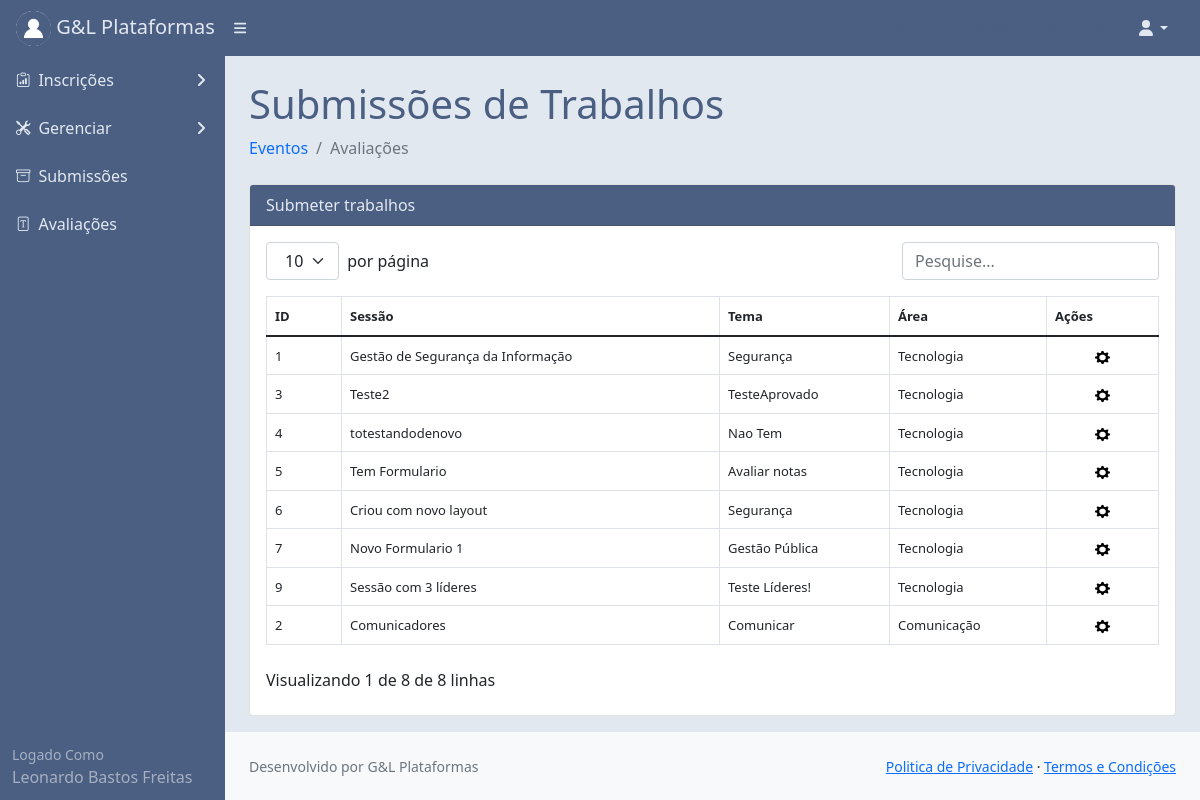
The app's page /submissoes/ (signed in) with its own data.
### core/models.py (models this page shows)
class Usuariocd(models.Model):
    cpf = models.CharField(max_length=11)
    nome = models.CharField(max_length=300)
    cep = models.CharField(max_length=8)
    nascimento = models.DateField()
    email = models.EmailField()
    endereco = models.CharField(max_length=500)
    cidade = models.CharField(max_length=150)
    bairro = models.CharField(max_length=150)
    pais = models.CharField(max_length=150)
    instituicao = models.CharField(max_length=150)
    cmp = models.CharField(max_length=3)
    categ = models.CharField(max_length=150)
    cinfo = models.CharField(max_length=3)
    gestor_plataforma = models.CharField(max_length=3)
    autor = models.CharField(max_length=3)
    avaliador = models.CharField(max_length=3)
    lider = models.CharField(max_length=3)
    id_usuario = models.BigIntegerField()
    contato = models.BigIntegerField(null=True)
    perfil = models.FileField(upload_to='')

class Sessoes(models.Model):
    data_criacao = models.DateTimeField(auto_now=True)
    nome = models.CharField(max_length=150)
    descricao = models.CharField(max_length=150)
    lider = models.CharField(max_length=150)
    tema = models.CharField(max_length=150)
    formulario = models.BigIntegerField()
    id_evento= models.BigIntegerField()
    identificador = models.CharField(max_length=150)

class Evento(models.Model):
    nome = models.CharField(max_length=150)
    cidade = models.CharField(max_length=150)
    estado = models.CharField(max_length=5)
    data_evento = models.DateTimeField()
    modalidade = models.CharField(max_length=150)
    status = models.CharField(max_length=30)
    data_criacao = models.DateTimeField(auto_now=True)
    logo = models.FileField(upload_to='')
    def get_data_evento(self):
        return self.data_evento.strftime('%d/%m/%Y às %H:%M')

### core/views.py (the view)
# urls.py: path('submissoes/', views.submissoes),
@login_required(login_url='/login/')
def submissoes(request):
    meuid = User.objects.filter(username=request.user)
    for m in meuid:
        mid = m.id
    usuarios = Usuariocd.objects.filter(id_usuario=mid)
    eventos = Evento.objects.filter(status='andamento')
    sessao = Sessoes.objects.all()
    dados = {'eventos': eventos,
             'usuarios': usuarios,
             'sessao':sessao}
    return render(request, 'submissoes.html', dados)

### templates/submissoes.html (shortened to what this page needs)
{% extends 'base.html' %}
{% load static %}
{% block content %}
<div id="layoutSidenav_content" style="background:#e2e8f0;">
                <main>
                    <div class="container-fluid px-4">
                        <h1 class="mt-4" style="color:#4B5F83;">Submissões de Trabalhos</h1>
                        <ol class="breadcrumb mb-4">
                            <li class="breadcrumb-item">
                                <a href="#" style="text-decoration:none;">Eventos</a></li>
                            <li class="breadcrumb-item active">Avaliações</li>
                        </ol>
                                <p class="mb-0">
                                  <div class="card">
                                 <div class="card-header" style="background:#4B5F83;color:#e2e8f0;">
                                     Submeter trabalhos
                                 </div>
                                <div class="card-body">
                                  <table class="table " id="datatablesSimple">
                                    <thead>
                                        <tr>
                                             <th><font size="2px">ID</font></th>
                                            <th><font size="2px">Sessão</font></th>
                                            <th><font size="2px">Tema</font></th>
                                            <th><font size="2px">Área</font></th>
                                            <th><font size="2px">Ações</font></th>
                                        </tr>
                                    </thead>
                                    <tbody>
                                            {% for eventos in eventos %}
                                            {% for sessao in sessao %}
                                            {% if sessao.id_evento == eventos.id %}
                                                                                 <tr>
                                             <td><font size="2px">{{sessao.id}}</font></td>
                                            <td><font size="2px">{{ sessao.nome }}  </font></td>
                                            <td><font size="2px">{{sessao.tema}}</font></td>
                                            <td><font size="2px">{{eventos.modalidade}}  </font></td>
                                            <td align="center"><font size="2px">
                                                <a type="button"
                                                  data-toggle="modal"
                                                  data-target="#modalacao{{sessao.id}}"
                                                  >
                                              <img width="15" height="15"
                                                    src={% static "assets/img/engrenagem.png" %} />
                                                </a>
                                            </font></td>
                                        </tr>
                                                 {% endif %}
                                            {% endfor %}
                                                {% endfor %}
                                    </tbody>
                                </table>
                                    </div>
                        </div>
                                </p>
                    </div>
                </main>
                <footer class="py-4 bg-light mt-auto">
                    <div class="container-fluid px-4">
                        <div class="d-flex align-items-center justify-content-between small">
                            <div class="text-muted">Desenvolvido por G&L Plataformas</div>
                            <div>
                                <a href="#">Politica de Privacidade</a>
                                &middot;
                                <a href="#">Termos e Condições</a>
                            </div>
                        </div>
                    </div>
                </footer>
            </div>
        </div>
{% endblock %}

### templates/base.html (shortened to what this page needs)
{% load static %}
<!DOCTYPE html>
<html lang="pt-br">
    <head>
        <link href={% static "css/styles.css" %} rel="stylesheet" />
        <link href={% static "css/step.css" %} rel="stylesheet" />
        <link href={% static "css/gira.css" %} rel="stylesheet" />
        <link rel="stylesheet" href="https://cdn.jsdelivr.net/npm/bootstrap-icons@1.3.0/font/bootstrap-icons.css">
    </head>
    <body>
        <nav class="sb-topnav navbar navbar-expand navbar-dark" style="background:#4B5F83;">
            <a class="navbar-brand ps-3" href="#" style="color:#e2e8f0;">
                {% for usuarios in usuarios %}
                <img src="/media/{{usuarios.perfil}}"
                     alt="Admin"
                     class="rounded-circle"
                     width="35" height="35"> G&L Plataformas
                {% endfor %}
            </a>
            <button class="btn btn-link btn-sm order-1 order-lg-0 me-4 me-lg-0" id="sidebarToggle" href="#!"><i class="fas fa-bars" style="color:#e2e8f0;"></i></button>
            <form class="d-none d-md-inline-block form-inline ms-auto me-0 me-md-3 my-2 my-md-0">
                <a href="#" style="text-decoration:none; color:#4B5F83;">
                </a>
                <a href="#" style="text-decoration:none; color:#4B5F83;">
                </a>
                <a href="/submissoes/" style="text-decoration:none; color:#4B5F83;">
                </a>
            </form>
            <ul class="navbar-nav ms-auto ms-md-0 me-3 me-lg-4">
                <li class="nav-item dropdown">
                    <a class="nav-link dropdown-toggle" id="navbarDropdown" href="#" role="button" data-bs-toggle="dropdown" aria-expanded="false" style="color:#e2e8f0;"><i class="fas fa-user fa-fw"></i></a>
                </li>
            </ul>
        </nav>
        <div id="layoutSidenav">
            <div id="layoutSidenav_nav" >
                <nav class="sb-sidenav accordion sb-sidenav-dark" id="sidenavAccordion" >
                    <div class="sb-sidenav-menu" style="background:#4B5F83;">
                        <div class="nav">
                             <a class="nav-link collapsed" href="#" data-bs-toggle="collapse" data-bs-target="#pagesCollapseAuth" aria-expanded="false" aria-controls="pagesCollapseAuth">
                                        <div class="sb-nav-link-icon" style="color:#e2e8f0;"><i class="bi bi-clipboard-data"></i></div>
                                        <div style="color:#e2e8f0;">Inscrições</div>
                                        <div class="sb-sidenav-collapse-arrow" style="color:#e2e8f0;"><i class="fas fa-angle-down"></i></div>
                                    </a>
                            {% for usuarios in usuarios %}
                            {% if usuarios.gestor_plataforma == 'sim' %}
                            <a class="nav-link collapsed" href="#" data-bs-toggle="collapse" data-bs-target="#collapsePages" aria-expanded="false" aria-controls="collapsePages">
                                <div class="sb-nav-link-icon" style="color:#e2e8f0;"><i class="bi bi-tools"></i></div>
                                <div style="color:#e2e8f0;">Gerenciar</div>
                                <div class="sb-sidenav-collapse-arrow" style="color:#e2e8f0;"><i class="fas fa-angle-down"></i></div>
                            </a>
                            {% endif %}
                            {% endfor %}
                            <a class="nav-link" href="/submetidos/" style="color:#e2e8f0;">
                                <div class="sb-nav-link-icon" style="color:#e2e8f0;"><i class="bi bi-archive"></i></div>
                                <div style="color:#e2e8f0;">Submissões</div>
                            </a>
                            {% for usuarios in usuarios %}
                            {% if usuarios.avaliador == 'sim' %}
                            <a class="nav-link" href="/avaliartrabalho/" style="color:#e2e8f0;">
                                <div class="sb-nav-link-icon" style="color:#e2e8f0;"><i class="bi bi-file-font"></i></div>
                                <div style="color:#e2e8f0;">Avaliações</div>
                            </a>
                            {% endif %}
                            {% endfor %}
                        </div>
                    </div>
                    <div class="sb-sidenav-footer" style="background:#4B5F83;">
                        <div class="small" >Logado Como</div>
                        {% for usuarios in usuarios %}
                        {{usuarios.nome}}
                        {% endfor %}
                    </div>
                </nav>
            </div>
{% block content %}{% endblock %}
    </body>
</html>

### static/css/step.css (style rules this page uses)
:root { --prm-color: #0381ff; --prm-gray:#4B5F83; }

### records on screen
Usuariocd: perfil (picture), gestor_plataforma "sim" (drawn), avaliador "sim" (drawn), nome "Leonardo Bastos Freitas"
Evento: modalidade "Tecnologia"
Sessoes: id "1", nome "Gestão de Segurança da Informação", tema "Segurança"
Sessoes: id "3", nome "Teste2", tema "TesteAprovado"
Sessoes: id "4", nome "totestandodenovo", tema "Nao Tem"
Sessoes: id "5", nome "Tem Formulario", tema "Avaliar notas"
Sessoes: id "6", nome "Criou com novo layout", tema "Segurança"
Sessoes: id "7", nome "Novo Formulario 1", tema "Gestão Pública"
Sessoes: id "9", nome "Sessão com 3 líderes", tema "Teste Líderes!"
Evento: modalidade "Comunicação"
Sessoes: id "2", nome "Comunicadores", tema "Comunicar"
